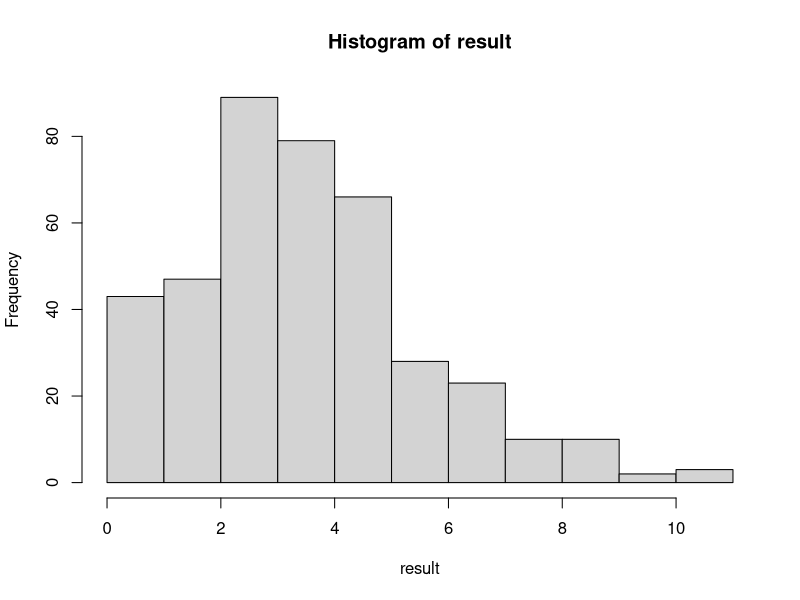
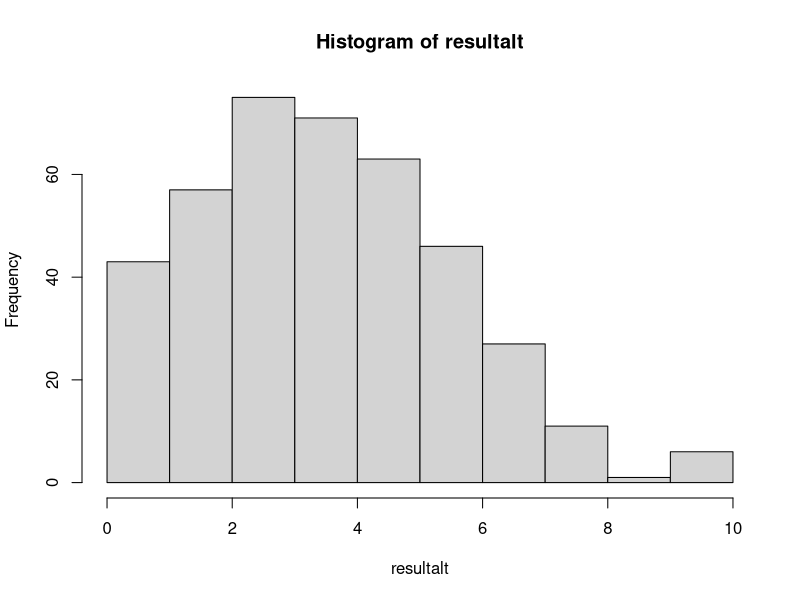
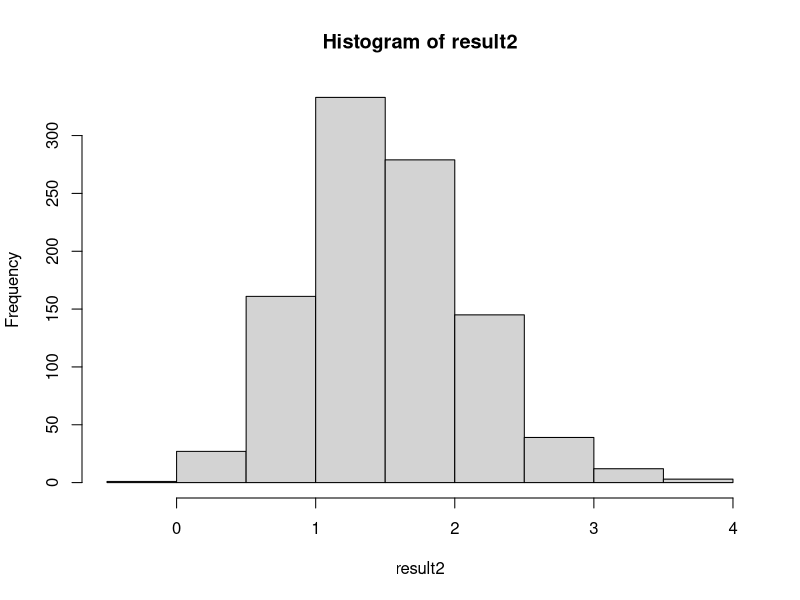
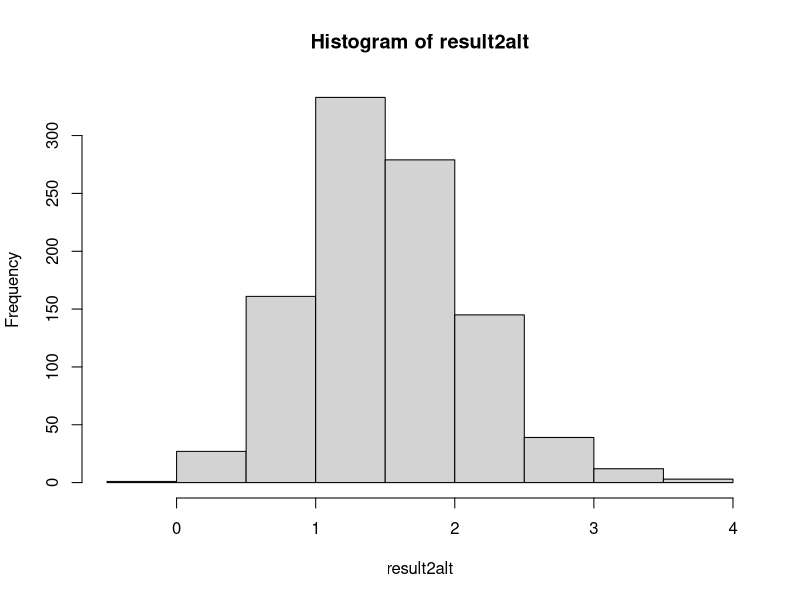

The R source for these figures, in order:
## ---- chunk 1
library(parallel)
library(microbenchmark)
## ---- chunk 2

fun1 <- function(n = 100, k = 4, lambda = 4) {
  x <- NULL
  
  for (i in 1:n){
    x <- rbind(x, rpois(k, lambda))    
  }
  
  return(x)
}
result <- fun1()
#print(result)



fun1alt <- function(n = 100, k = 4, lambda = 4) {
  x <- matrix(rpois(n * k, lambda), nrow = n, ncol = k)
  return(x)
}
resultalt <-fun1alt()
#print(resultalt)
## ---- chunk 3
microbenchmark::microbenchmark(
  fun1(),
  fun1alt()
)

dim(result)
dim(resultalt)
mean(result[1:100,])
mean(resultalt[1:100,])

hist(result)
hist(resultalt)
## ---- chunk 4
library(matrixStats)
set.seed(1234)
x <- matrix(rnorm(1e4), nrow=10)

# Find each column's max value
fun2 <- function(x) {
  apply(x, 2, max)
}
result2 <- fun2(x)

fun2alt <- function(x) {
  max_val <- colMaxs(x)
}
result2alt <- fun2alt(x)

## ---- chunk 5
microbenchmark::microbenchmark(
  fun2(x),
  fun2alt(x)
)


dim(result2)
dim(result2alt)


hist(result2)
hist(result2alt)
## ---- chunk 6

my_boot <- function(dat, stat, R, ncpus = 1L) {
  

  n <- nrow(dat)
  idx <- matrix(sample.int(n, n*R, TRUE), nrow=n, ncol=R)

  ans <- mclapply(1:1L,
                  function(i) {
    stat(dat[idx[,i], , drop=FALSE])
  }, mc.cores=1L)
    
  ans <- do.call(rbind, ans)

  return(ans)
}


## ---- chunk 7
# Bootstrap of an OLS
my_stat <- function(d) coef(lm(y ~ x, data=d))

# DATA SIM
set.seed(1)
n <- 500; R <- 1e4

x <- cbind(rnorm(n)); y <- x*5 + rnorm(n)

# Checking if we get something similar as lm
ans0 <- confint(lm(y~x))
ans1 <- my_boot(dat = data.frame(x, y), stat = my_stat, R = R, ncpus = 2L)

t(apply(ans1, 2, quantile, c(.025,.975)))
ans0


# You should get something like this for t(apply

##                   2.5%      97.5%
## (Intercept) -0.1372435 0.05074397
## x            4.8680977 5.04539763

#look like this for ans0
##                  2.5 %     97.5 %
## (Intercept) -0.1379033 0.04797344
## x            4.8650100 5.04883353
## ---- chunk 8
system.time(my_boot(dat = data.frame(x, y), my_stat, R = 4000, ncpus = 1L))
system.time(my_boot(dat = data.frame(x, y), my_stat, R = 4000, ncpus = 2L))

